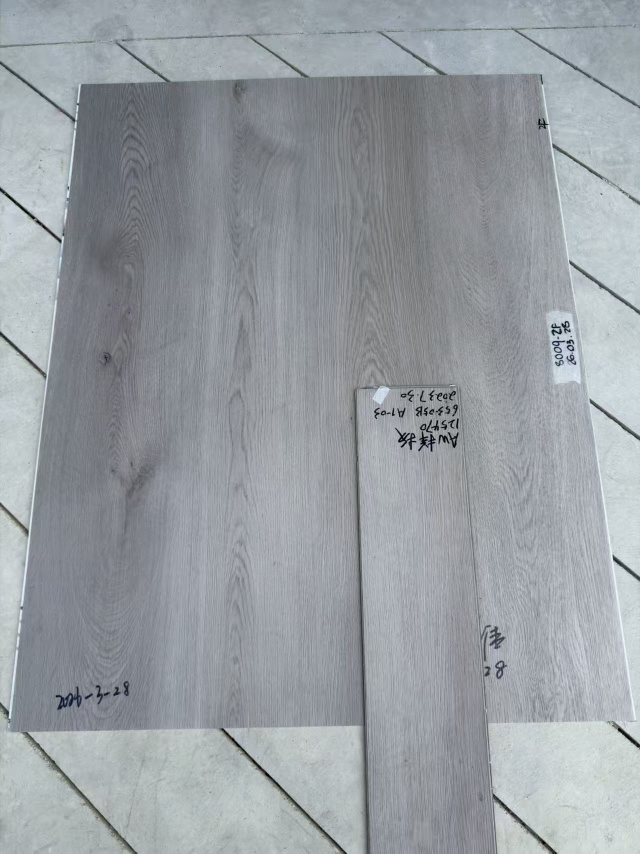
#> input picture batch_test/case1.jpg, 1280 x 1707 px (shown at 1/2 size)
$ python -i senia_preflight.py   (imports and definitions only)   (older library calls are emulated)
#> lines starting #> are read from the running program, lines starting #| are printed output that depends on the picture; after the words box and inside, x2 and y2 are one past the last pixel; in counts of white or black regions, pixels touching at a corner belong together
"""
SENIA 图像质量预检 — 在分析前检查照片是否可用
=============================================
解决12个生产关键场景:
  - 模糊检测
  - 暗光检测
  - 过曝检测
  - 保护膜/湿板警告
  - 闪光灯检测
  - 镜头遮挡检测
  - 户外环境检测 (v2.6)
  - 硬阴影检测 (v2.6)

设计原则: 宁可多报警少漏报. 操作员重拍一次只需 5 秒,
但一个错误的对色判定可能导致整批返工.
"""

from __future__ import annotations
from typing import Any
import cv2
import numpy as np


def _auto_orient(image_bgr: np.ndarray) -> np.ndarray:
    """Auto-rotate based on EXIF orientation if present.

    OpenCV's imread does not honour EXIF orientation tags.  We apply two
    heuristics in order:

    1. Try to read the raw EXIF orientation byte from the JPEG header
       (lightweight, no extra dependency).
    2. Fallback: if the image is portrait-like (height > 1.5 * width) it was
       likely shot on a phone held vertically — rotate 90 degrees CCW so that
       subsequent analysis sees the expected landscape layout.
    """
    # --- Attempt 1: lightweight EXIF orientation parse (JPEG only) ---
    try:
        # Re-encode to buffer so we can inspect the raw bytes for the
        # orientation tag without pulling in a heavy EXIF library.
        ok, buf = cv2.imencode(".jpg", image_bgr)
        if ok:
            data = bytes(buf)
            # JPEG APP1 EXIF orientation tag id = 0x0112
            idx = data.find(b"\x01\x12")
            if idx != -1 and idx + 4 < len(data):
                orient = data[idx + 2] * 256 + data[idx + 3]
                if orient == 0:
                    orient = data[idx + 3]
                if orient == 3:
                    image_bgr = cv2.rotate(image_bgr, cv2.ROTATE_180)
                    return image_bgr
                elif orient == 6:
                    image_bgr = cv2.rotate(image_bgr, cv2.ROTATE_90_CLOCKWISE)
                    return image_bgr
                elif orient == 8:
                    image_bgr = cv2.rotate(image_bgr, cv2.ROTATE_90_COUNTERCLOCKWISE)
                    return image_bgr
    except Exception:  # noqa: BLE001
        pass  # EXIF parse failed — fall through to heuristic

    # --- Attempt 2: aspect-ratio heuristic for portrait phone photos ---
    h, w = image_bgr.shape[:2]
    if h > w * 1.5:
        # Likely a portrait phone photo that should be landscape — rotate 90 CCW
        image_bgr = cv2.rotate(image_bgr, cv2.ROTATE_90_COUNTERCLOCKWISE)
    return image_bgr


def detect_outdoor_environment(image_bgr: np.ndarray) -> dict[str, Any]:
    """
    检测是否为户外拍摄环境.

    分析维度:
      1. 色温估算 (R/B比值) — 户外日光偏蓝/中性, 室内钨丝灯偏暖
      2. 天空区域检测 — 图像上部是否有高亮度+蓝色区域
      3. 硬阴影检测 — 自然光产生的锐利明暗分界
      4. 动态范围 — 户外通常比室内灯箱动态范围更大
      5. 背景纹理 — 水泥/沥青地面的规则纹理模式

    返回:
      environment_type: "outdoor" | "indoor" | "mixed"
      confidence: 0.0-1.0
      details: 各项检测得分与阈值
    """
    h, w = image_bgr.shape[:2]
    gray = cv2.cvtColor(image_bgr, cv2.COLOR_BGR2GRAY).astype(np.float32)

    outdoor_score = 0.0
    details: dict[str, Any] = {}

    # ── 1. 色温估算 (基于 R/B 通道比值) ──
    b_mean = float(image_bgr[..., 0].astype(np.float64).mean())
    r_mean = float(image_bgr[..., 2].astype(np.float64).mean())
    rb_ratio = r_mean / max(b_mean, 1e-6)
    # 日光 D65 约 rb_ratio ~0.95-1.10; 钨丝灯 ~1.3-1.8; LED ~1.0-1.15
    # 户外阴天偏蓝 ~0.85-0.95
    estimated_cct = 6500.0  # 默认 D65
    if rb_ratio > 0.01:
        # 简化色温估算: McCamy 近似的简化版
        estimated_cct = max(1800.0, min(25000.0, 6500.0 / rb_ratio))
    details["estimated_cct"] = round(estimated_cct, 0)
    details["rb_ratio"] = round(rb_ratio, 3)
    if estimated_cct > 5000:
        outdoor_score += 0.20  # 偏日光色温

    # ── 2. 天空区域检测 ──
    top_strip = image_bgr[:h // 5, :]
    top_gray = gray[:h // 5, :]
    top_brightness = float(top_gray.mean())
    top_b = float(top_strip[..., 0].astype(np.float64).mean())
    top_r = float(top_strip[..., 2].astype(np.float64).mean())
    sky_like = top_brightness > 160 and top_b > top_r + 5
    details["sky_detected"] = sky_like
    details["top_brightness"] = round(top_brightness, 1)
    if sky_like:
        outdoor_score += 0.25

    # ── 3. 硬阴影检测 ──
    # 硬阴影特征: 亮度梯度突变 (高梯度幅值) 且方向一致
    sobel_x = cv2.Sobel(gray, cv2.CV_32F, 1, 0, ksize=5)
    sobel_y = cv2.Sobel(gray, cv2.CV_32F, 0, 1, ksize=5)
    grad_mag = np.sqrt(sobel_x ** 2 + sobel_y ** 2)
    # 硬阴影的梯度幅值通常远大于纹理梯度
    high_grad_threshold = float(np.percentile(grad_mag, 95))
    hard_shadow_pixels = grad_mag > high_grad_threshold * 0.8
    # 检测高梯度像素的方向一致性 (硬阴影方向统一)
    grad_angle = np.arctan2(sobel_y, sobel_x + 1e-6)
    high_grad_angles = grad_angle[hard_shadow_pixels]
    if len(high_grad_angles) > 100:
        # 方向直方图集中度: 用圆形方差衡量
        sin_sum = float(np.sin(2 * high_grad_angles).mean())
        cos_sum = float(np.cos(2 * high_grad_angles).mean())
        direction_consistency = float(np.sqrt(sin_sum ** 2 + cos_sum ** 2))
        hard_shadow_ratio = float(hard_shadow_pixels.sum()) / max(hard_shadow_pixels.size, 1)
    else:
        direction_consistency = 0.0
        hard_shadow_ratio = 0.0
    details["hard_shadow_ratio"] = round(hard_shadow_ratio, 4)
    details["shadow_direction_consistency"] = round(direction_consistency, 3)
    has_hard_shadows = direction_consistency > 0.3 and hard_shadow_ratio > 0.03
    details["hard_shadows_detected"] = has_hard_shadows
    if has_hard_shadows:
        outdoor_score += 0.25

    # ── 4. 动态范围评估 ──
    p5 = float(np.percentile(gray, 5))
    p95 = float(np.percentile(gray, 95))
    dynamic_range = p95 - p5
    details["dynamic_range"] = round(dynamic_range, 1)
    details["brightness_p5"] = round(p5, 1)
    details["brightness_p95"] = round(p95, 1)
    if dynamic_range > 150:
        outdoor_score += 0.15
    elif dynamic_range > 120:
        outdoor_score += 0.08

    # ── 5. 背景纹理检测 (水泥/沥青地面) ──
    # 分析图像四边各 10% 区域的纹理规律性
    border_h = max(20, h // 10)
    border_w = max(20, w // 10)
    border_regions = [
        gray[:border_h, :],           # 上
        gray[-border_h:, :],          # 下
        gray[:, :border_w],            # 左
        gray[:, -border_w:],           # 右
    ]
    texture_scores = []
    for region in border_regions:
        if region.size < 400:
            continue
        lap_var = float(cv2.Laplacian(region, cv2.CV_32F).var())
        texture_scores.append(lap_var)
    avg_border_texture = float(np.mean(texture_scores)) if texture_scores else 0.0
    details["border_texture_score"] = round(avg_border_texture, 1)
    # 水泥地面有中等纹理 (比光滑桌面高, 比木纹板低)
    if 50 < avg_border_texture < 800:
        outdoor_score += 0.15

    # ── 综合判定 ──
    outdoor_score = min(outdoor_score, 1.0)
    if outdoor_score >= 0.45:
        env_type = "outdoor"
    elif outdoor_score >= 0.25:
        env_type = "mixed"
    else:
        env_type = "indoor"

    details["outdoor_score"] = round(outdoor_score, 3)

    return {
        "environment_type": env_type,
        "confidence": round(outdoor_score, 3),
        "estimated_cct": details["estimated_cct"],
        "hard_shadows_detected": has_hard_shadows,
        "sky_detected": sky_like,
        "dynamic_range": dynamic_range,
        "details": details,
    }


def preflight_check(image_bgr: np.ndarray) -> dict[str, Any]:
    """
    图像质量预检. 在 analyze_photo 之前调用.

    返回:
      ok: bool — 是否可以继续分析
      warnings: list — 警告列表 (可以继续但需注意)
      errors: list — 错误列表 (建议重拍)
      scores: dict — 各项质量评分
    """
    # ── Auto-orient: fix EXIF rotation before any analysis ──
    image_bgr = _auto_orient(image_bgr)

    h, w = image_bgr.shape[:2]
    gray = cv2.cvtColor(image_bgr, cv2.COLOR_BGR2GRAY)
    hsv = cv2.cvtColor(image_bgr, cv2.COLOR_BGR2HSV)

    errors: list[str] = []
    warnings: list[str] = []
    scores: dict[str, float] = {}
    retake_guidance: list[dict[str, Any]] = []

    # ── 1. 模糊检测 (噪声感知 Laplacian 方差) ──
    lap = cv2.Laplacian(gray, cv2.CV_64F)
    blur_score = float(lap.var())
    # 噪声估计: 高频噪声会抬高Laplacian方差，需要补偿
    noise_est = float(np.median(np.abs(lap))) * 1.4826  # MAD-based noise
    adjusted_sharpness = blur_score / max(1.0 + noise_est * 0.1, 1.0)
    scores["sharpness"] = round(blur_score, 1)
    scores["noise_estimate"] = round(noise_est, 1)
    scores["adjusted_sharpness"] = round(adjusted_sharpness, 1)
    if adjusted_sharpness < 30:
        errors.append("照片严重模糊，请稳住手机重新拍摄")
        retake_guidance.append({
            "issue": "blur",
            "action": "固定手机在三脚架或平面上，使用定时快门避免抖动",
            "auto_recoverable": False,
        })
    elif adjusted_sharpness < 80:
        warnings.append("照片轻微模糊，可能影响精度")
        retake_guidance.append({
            "issue": "slight_blur",
            "action": "尝试稳住手机或使用连拍模式选最清晰的一张",
            "auto_recoverable": True,
        })
    if noise_est > 50:
        warnings.append(f"检测到较高图像噪声 (噪声指数={noise_est:.0f})，建议在更好光线下拍摄")

    # ── 2. 亮度检测 ──
    mean_brightness = float(gray.mean())
    scores["brightness"] = round(mean_brightness, 1)
    if mean_brightness < 40:
        errors.append("照片太暗，请在光线充足的地方拍摄 (当前亮度={:.0f}, 需要>60)".format(mean_brightness))
        retake_guidance.append({
            "issue": "too_dark",
            "action": "打开灯箱或移到光线充足的位置，确保亮度>60",
            "auto_recoverable": False,
        })
    elif mean_brightness < 60:
        warnings.append("照片偏暗，建议打开灯光 (亮度={:.0f})".format(mean_brightness))
        retake_guidance.append({
            "issue": "dim",
            "action": "增加环境光或调高灯箱亮度",
            "auto_recoverable": True,
        })
    elif mean_brightness > 220:
        warnings.append("照片过亮，请避免强光直射 (亮度={:.0f})".format(mean_brightness))
        retake_guidance.append({
            "issue": "overexposure",
            "action": "减少光源强度或调低手机曝光补偿",
            "auto_recoverable": True,
        })

    # ── 3. 过曝检测 (像素饱和) ──
    overexposed_ratio = float(np.mean(gray > 250))
    scores["overexposed_ratio"] = round(overexposed_ratio, 4)
    if overexposed_ratio > 0.40:
        errors.append("严重过曝 ({:.0f}%)，可能是闪光灯或纯白图片，请重拍".format(overexposed_ratio * 100))
        retake_guidance.append({
            "issue": "severe_overexposure",
            "action": "关闭闪光灯，降低曝光补偿，避免强光直射产品表面",
            "auto_recoverable": False,
        })
    elif overexposed_ratio > 0.15:
        warnings.append("部分过曝 ({:.0f}%)，白色背景区域会被自动排除".format(overexposed_ratio * 100))
    elif overexposed_ratio > 0.05:
        warnings.append("轻微过曝 ({:.0f}%)".format(overexposed_ratio * 100))

    # ── 4. 欠曝检测 ──
    underexposed_ratio = float(np.mean(gray < 15))
    scores["underexposed_ratio"] = round(underexposed_ratio, 4)
    if underexposed_ratio > 0.3:
        warnings.append("大面积极暗区域 ({:.0f}%)，可能是深色产品或光线不足".format(underexposed_ratio * 100))

    # ── 5. 闪光灯检测 (高亮中心点) ──
    center_region = gray[h//3:2*h//3, w//3:2*w//3]
    center_bright = float(np.mean(center_region > 245))
    if center_bright > 0.1:
        warnings.append("检测到闪光灯高光，请关闭闪光灯")

    # ── 5.5 户外环境检测 ──
    env_info = detect_outdoor_environment(image_bgr)
    scores["outdoor_score"] = env_info["confidence"]
    is_outdoor = env_info["environment_type"] == "outdoor"

    if is_outdoor:
        warnings.append("检测到户外拍摄环境 (置信度={:.0f}%)，已自动切换户外模式".format(env_info["confidence"] * 100))
        if env_info["hard_shadows_detected"]:
            warnings.append("检测到硬阴影，建议移到阴凉处或用遮阳板避免阴影投射到板面")
        if env_info.get("estimated_cct", 6500) > 7500:
            warnings.append("色温偏高 (阴天/蓝天)，色彩可能偏蓝，建议使用灰卡辅助校准")

    # ── 6. 光照均匀性 ──
    # 四个象限亮度比较
    q1 = float(gray[:h//2, :w//2].mean())
    q2 = float(gray[:h//2, w//2:].mean())
    q3 = float(gray[h//2:, :w//2].mean())
    q4 = float(gray[h//2:, w//2:].mean())
    light_range = max(q1, q2, q3, q4) - min(q1, q2, q3, q4)
    scores["lighting_uniformity"] = round(light_range, 1)
    # 户外模式放宽光照均匀性阈值 (40 → 60)
    uniformity_threshold = 60 if is_outdoor else 40
    if light_range > uniformity_threshold:
        warnings.append("光照不均匀 (明暗差={:.0f})，建议调整灯光位置或避免窗户侧光".format(light_range))

    # ── 7. 图像尺寸检查 ──
    scores["resolution"] = h * w
    if h * w < 200 * 200:
        errors.append("图片分辨率太低 ({}x{})，请用更高分辨率拍摄".format(w, h))
    elif h * w < 400 * 400:
        warnings.append("图片分辨率偏低 ({}x{})，可能影响精度".format(w, h))

    # ── 8. 颜色通道饱和检测 (保护膜/特殊光源的特征) ──
    b_mean = float(image_bgr[..., 0].mean())
    g_mean = float(image_bgr[..., 1].mean())
    r_mean = float(image_bgr[..., 2].mean())
    # 如果某个通道极端偏离 → 可能有保护膜或特殊光源
    channel_max = max(b_mean, g_mean, r_mean)
    channel_min = min(b_mean, g_mean, r_mean)
    if channel_max - channel_min > 30:
        warnings.append("色彩通道不平衡 (RGB差={:.0f})，可能是保护膜未撕或光源色温偏差大".format(channel_max - channel_min))

    # ── 9. 镜头遮挡检测 (边缘暗角) ──
    border_mean = float(np.concatenate([
        gray[:20, :].ravel(), gray[-20:, :].ravel(),
        gray[:, :20].ravel(), gray[:, -20:].ravel(),
    ]).mean())
    center_mean = float(center_region.mean())
    if border_mean < center_mean * 0.5 and border_mean < 40:
        warnings.append("边缘异常暗，可能手指挡住了镜头")

    # ── 10. 截图检测 (手机截图而非相机拍照) ──
    # 截图特征: 顶部状态栏(高亮+文字)、底部导航栏(均匀色块)、精确16:9或类似比例
    top_20 = gray[:max(20, h // 25), :]
    bot_20 = gray[-max(20, h // 25):, :]
    top_var = float(top_20.var()) if top_20.size > 0 else 999
    bot_var = float(bot_20.var()) if bot_20.size > 0 else 999
    top_mean_b = float(top_20.mean()) if top_20.size > 0 else 128
    # 截图状态栏通常很暗或很亮且方差低
    screenshot_score = 0
    if top_var < 300 and (top_mean_b > 200 or top_mean_b < 40):
        screenshot_score += 1
    if bot_var < 200:
        screenshot_score += 1
    aspect = w / max(h, 1)
    if abs(aspect - 9/16) < 0.02 or abs(aspect - 9/19.5) < 0.02:
        screenshot_score += 1
    if screenshot_score >= 2:
        warnings.append("疑似手机截图而非相机拍照 — 请使用相机直接拍摄产品")
    scores["screenshot_score"] = screenshot_score

    # ── 11. 饱和度检测 (低=灰卡误放, 高=手机HDR过处理) ──
    saturation = hsv[..., 1]
    mean_sat = float(saturation.mean())
    scores["saturation"] = round(mean_sat, 1)
    over_sat_pct = float(np.mean(saturation > 240)) * 100
    scores["over_saturation_pct"] = round(over_sat_pct, 1)
    if over_sat_pct > 15:
        warnings.append(f"检测到过饱和像素 ({over_sat_pct:.1f}%)，可能是手机HDR/AI增强导致色彩失真，建议关闭自动增强")
    elif over_sat_pct > 8:
        warnings.append(f"部分过饱和 ({over_sat_pct:.1f}%)，色彩可能被手机处理过")

    # ── 综合判定 ──
    ok = len(errors) == 0
    quality = "good" if ok and len(warnings) == 0 else "acceptable" if ok else "poor"

    return {
        "ok": ok,
        "quality": quality,
        "errors": errors,
        "warnings": warnings,
        "scores": scores,
        "suggestion": _build_suggestion(errors, warnings),
        "environment": env_info,
        "retake_guidance": retake_guidance,
        "corrected_image": image_bgr,  # auto-oriented image for downstream use
    }


def _build_suggestion(errors: list[str], warnings: list[str]) -> str:
    """生成操作建议."""
    if errors:
        return "请解决以上问题后重新拍照"
    if len(warnings) >= 3:
        return "多项质量警告，建议在更好的条件下重新拍照以获得更准确的结果"
    if warnings:
        return "可以继续分析，但结果精度可能受影响"
    return "照片质量良好，可以进行分析"


# [38 lines left out: function detect_wet_or_film, not called in this run]

>>> import cv2
>>> picture = cv2.imread('batch_test/case1.jpg')
#> picture is the input picture: shape (1707, 1280, 3); mean B, G, R 162.8, 157.9, 152.4
>>> result = preflight_check(picture)
#> in _auto_orient, `idx = data.find(b"\x01\x12")`: idx = -1
#> in preflight_check, `lap = cv2.Laplacian(gray, cv2.CV_64F)`:
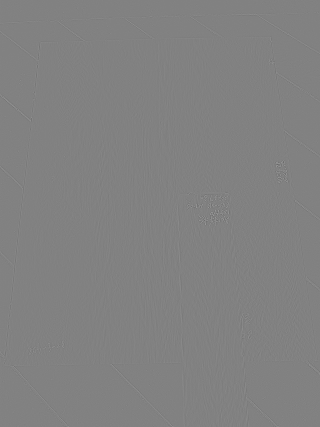
#> lap: shape (1707, 1280) float64 (shown at 1/4 size); min -302, max 293, mean 0; drawn with min black and max white
#> in preflight_check, `blur_score = float(lap.var())`: blur_score = 213
#> in preflight_check, `noise_est = float(np.median(np.abs(lap))) * 1.4826`: noise_est = 7.41
#> in preflight_check, `adjusted_sharpness = blur_score / max(1.0 + noise_est * 0.1, 1.0)`: adjusted_sharpness = 122.3
#> in preflight_check, `mean_brightness = float(gray.mean())`: mean_brightness = 156.8
#> in preflight_check, `overexposed_ratio = float(np.mean(gray > 250))`: overexposed_ratio = 2.29e-06
#> in preflight_check, `underexposed_ratio = float(np.mean(gray < 15))`: underexposed_ratio = 0.000838
#> in preflight_check, `center_region = gray[h//3:2*h//3, w//3:2*w//3]`:
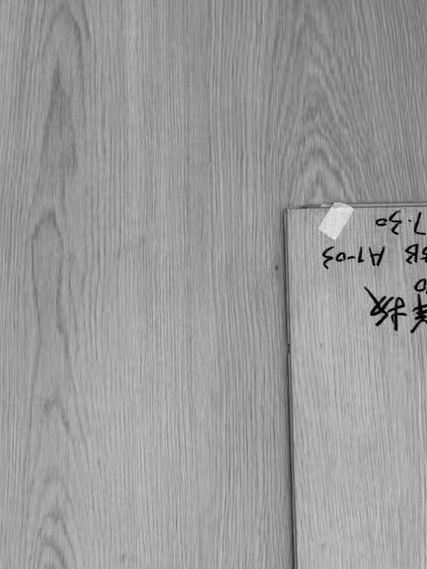
#> center_region: shape (569, 427); min 1, max 236, mean 154.4
#> in preflight_check, `center_bright = float(np.mean(center_region > 245))`: center_bright = 0
#> in detect_outdoor_environment, `b_mean = float(image_bgr[..., 0].astype(np.float64).mean())`: b_mean = 162.8
#> in detect_outdoor_environment, `r_mean = float(image_bgr[..., 2].astype(np.float64).mean())`: r_mean = 152.4
#> in detect_outdoor_environment, `rb_ratio = r_mean / max(b_mean, 1e-6)`: rb_ratio = 0.936
#> in detect_outdoor_environment, `estimated_cct = max(1800.0, min(25000.0, 6500.0 / rb_ratio))`: estimated_cct = 6946.3
#> in detect_outdoor_environment, `top_strip = image_bgr[:h // 5, :]`:
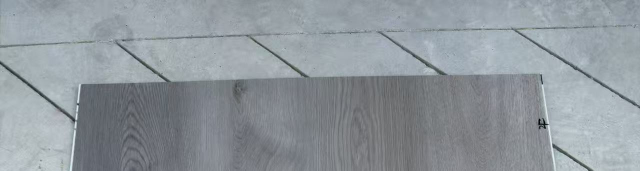
#> top_strip: shape (341, 1280, 3) (shown at 1/2 size); mean B, G, R 157, 151.3, 143.9
#> in detect_outdoor_environment, `top_brightness = float(top_gray.mean())`: top_brightness = 149.7
#> in detect_outdoor_environment, `top_b = float(top_strip[..., 0].astype(np.float64).mean())`: top_b = 157
#> in detect_outdoor_environment, `top_r = float(top_strip[..., 2].astype(np.float64).mean())`: top_r = 143.9
#> in detect_outdoor_environment, `sky_like = top_brightness > 160 and top_b > top_r + 5`: sky_like = False
#> in detect_outdoor_environment, `grad_mag = np.sqrt(sobel_x ** 2 + sobel_y ** 2)`:
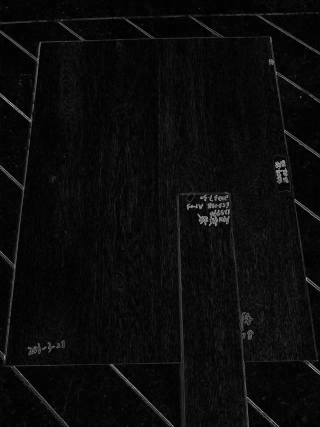
#> grad_mag: shape (1707, 1280) float32 (shown at 1/4 size); min 0, max 9106.7, mean 416.6; drawn with min black and max white
#> in detect_outdoor_environment, `high_grad_threshold = float(np.percentile(grad_mag, 95))`: high_grad_threshold = 1123.4
#> in detect_outdoor_environment, `hard_shadow_pixels = grad_mag > high_grad_threshold * 0.8`:
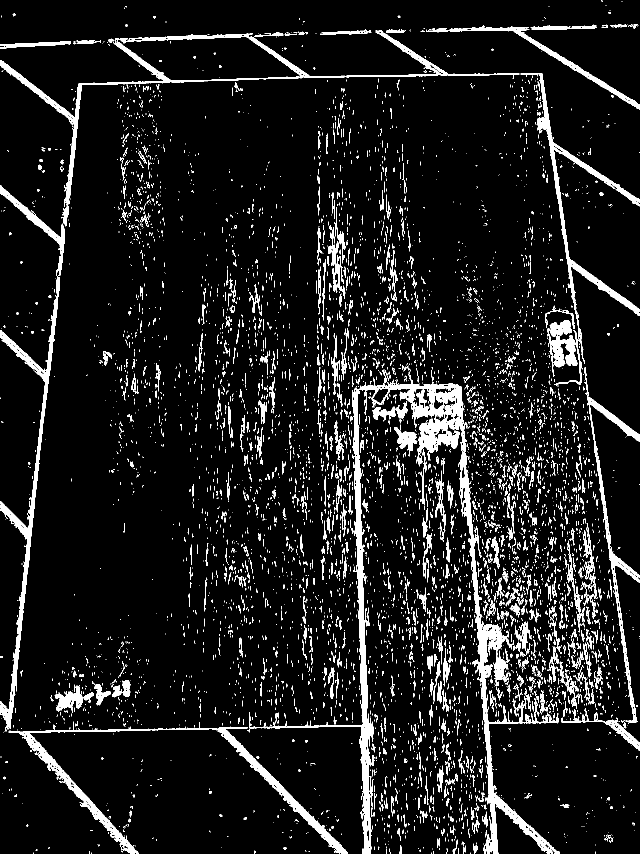
#> hard_shadow_pixels: shape (1707, 1280) bool (shown at 1/2 size); 7.9% white; 8779 white regions (7940 under 20 px), largest, box (x1, y1, x2, y2) and area: (498, 750, 1119, 1707) 31414, (0, 60, 1039, 453) 11800, (17, 1443, 696, 1707) 10652
#> in detect_outdoor_environment, `grad_angle = np.arctan2(sobel_y, sobel_x + 1e-6)`:
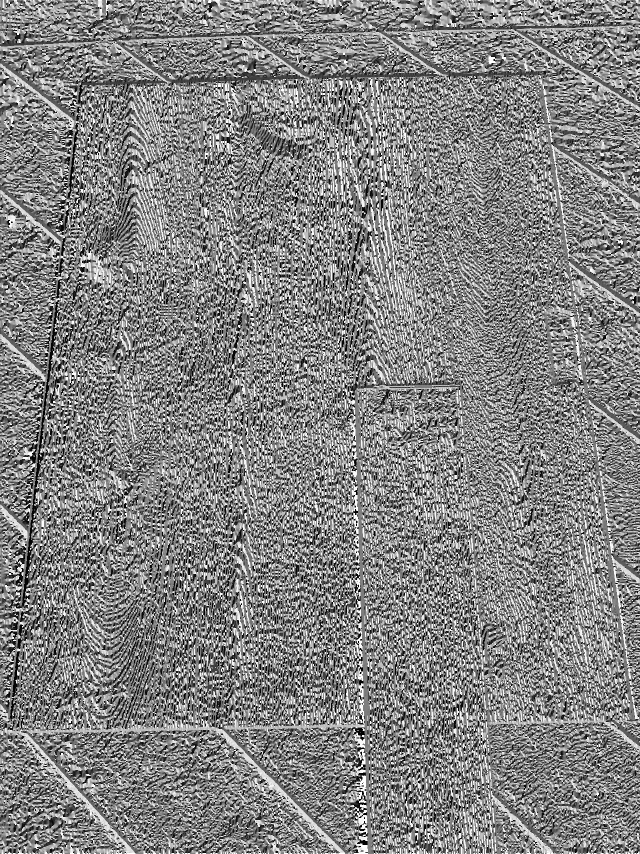
#> grad_angle: shape (1707, 1280) float32 (shown at 1/2 size); min -3.14, max 3.14, mean 0.0792; drawn with min black and max white
#> in detect_outdoor_environment, `sin_sum = float(np.sin(2 * high_grad_angles).mean())`: sin_sum = -0.183
#> in detect_outdoor_environment, `cos_sum = float(np.cos(2 * high_grad_angles).mean())`: cos_sum = 0.506
#> (the rest of the program and of its run is left out)
